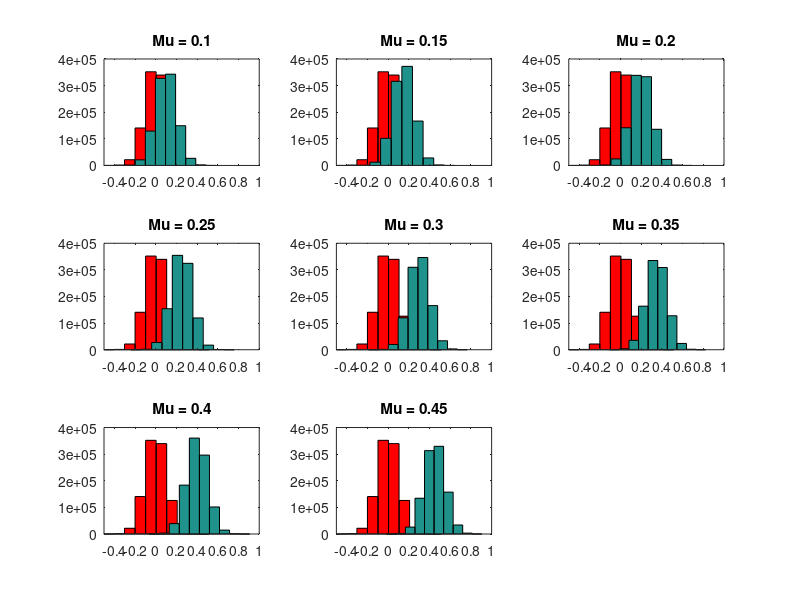

MATLAB code to generate this figure: (Note: this script raises an error after producing the figure.)
mu_sig = [0.1:.05:.45];
std_sig = [0.1*ones(1,length(mu_sig))];
std_noise = [.1];
mu_noise = [0];

offset_shift = [0 .03];
r_noise = zeros(length(mu_noise),length(offset_shift),1000000);    
for ishift = 1:length(offset_shift)
    for idist = 1:length(std_noise)
        r_noise(idist,ishift,:) = normrnd(mu_noise(idist)-offset_shift(ishift),std_noise(idist), [1 1000000]);
    end
end
r_sig = zeros(length(mu_sig),length(offset_shift),1000000);
for ishift = 1:length(offset_shift)
    for idist = 1:length(mu_sig)
        r_sig(idist,ishift,:) = normrnd(mu_sig(idist)-offset_shift(ishift),std_sig(idist), [1 1000000]);
    end
end

col_mat = strvcat('r', 'm');
siz = ceil(sqrt(length(mu_sig)));
for ishift = 1:(length(offset_shift))
    figure;
    for idist_sig = 1:(length(mu_sig))
        subplot(siz,siz,idist_sig)
        hist(squeeze(r_noise(:,ishift,:)))
        h = findobj(gca,'Type','patch');
        set(h,'FaceColor',col_mat(ishift,:))
        hold on
        hist(squeeze(r_sig(idist_sig,ishift,:)))
        xlim([-0.5 1])
        title(['Mu = ' num2str(mu_sig(idist_sig))]);
    end
    if ishift == 1
        suptitle(['Red: Offset shift = -' num2str(offset_shift(ishift))])
    elseif ishift == 2
        suptitle(['Magenta: Offset shift = -' num2str(offset_shift(ishift))])
    end
    pn = fullfile('~/Documents/Figures/Signal_noise_simulations', ['histograms_sig_offset_shift_pt0' num2str(offset_shift(ishift)*100) '.pdf']);
    exportfig_print(gcf, pn, 'FileFormat', 'pdf');
end

crit = [0.1:0.05:0.35];
siz = ceil(sqrt(length(crit)));
hit = zeros(length(mu_sig), length(crit), length(offset_shift));
FAs = zeros(length(crit),length(offset_shift));
thresh = zeros(length(crit),length(offset_shift));
d = zeros(length(mu_sig),length(crit),length(offset_shift));
abs_crit = zeros(length(mu_sig),length(crit),length(offset_shift));
figure;
for ishift = 1:length(offset_shift)
    for icrit = 1:length(crit)   
        FAs(icrit, ishift) = length(find(r_noise(:,ishift,:)>crit(icrit)))./size(r_noise,3);
        for idist_sig = 1:length(mu_sig)
            hit(idist_sig,icrit,ishift) = length(find(r_sig(idist_sig,ishift,:)>crit(icrit)))./size(r_sig,3);
            [d(idist_sig,icrit,ishift) abs_crit(idist_sig,icrit,ishift)] = dprime(hit(idist_sig,icrit,ishift), FAs(icrit,ishift));
        end
        subplot(subplot(siz,siz,icrit))
        plot(mu_sig', squeeze(hit(:,icrit,ishift)), ['o' col_mat(ishift,:)])
        hold on
        ylim([0 1])
        xlim([0 .5])
        [y x] = sort(abs(hit(:,icrit,ishift)-.5));
        m = y(1)+y(2)./(mu_sig(x(1))-mu_sig(x(2)));
        b = y(1)-(m.*mu_sig(x(1)));
        thresh(icrit,ishift) = -(b/m);
        title(['criteria = ' num2str(crit(icrit))]);
    end
end
suptitle(['Red: Offset shift = -' num2str(offset_shift(1)) '  Magenta: Offset shift = -' num2str(offset_shift(2))])
pn = fullfile('~/Documents/Figures/Signal_noise_simulations', ['threshold-by-crit-sig-offset-shift.pdf']);
    exportfig_print(gcf, pn, 'FileFormat', 'pdf');

figure;
for ishift = 1:length(offset_shift)
    subplot(2,2,1)
    scatter(crit, FAs(:,ishift), col_mat(ishift,:))
    hold on
    xlabel('Criterion (% contrast)')
    ylabel('False alarm rate')
    xlim([0 0.4])
    subplot(2,2,2)
    scatter(crit, thresh(:,ishift),col_mat(ishift,:))
    hold on
    xlabel('Criterion (% contrast)')
    ylabel('Threshold')
    xlim([0 0.4])
    ylim([0 0.5])
    subplot(2,2,3)
    for icrit = 1:length(crit)
        diffs = abs(bsxfun(@minus, mu_sig, thresh(icrit,ishift)));
        [val con] = min(diffs);
        scatter(crit(:,icrit), d(con,icrit,ishift),col_mat(ishift,:))
        hold on
    end
    xlabel('Criterion (% contrast)')
    ylabel('dprime at threshold')
    xlim([0 0.4])
    ylim([0 4])
    subplot(2,2,4)
    con = 2;
    for icrit = 1:length(crit)
        scatter(crit(:,icrit), d(con,icrit,ishift),col_mat(ishift,:))
        hold on
    end
    xlabel('Criterion (% contrast)')
    ylabel('dprime at 15% contrast')
    xlim([0 0.4])
    ylim([0 4])
end
suptitle(['Red: Offset shift = -' num2str(offset_shift(1)) '  Magenta: Offset shift = -' num2str(offset_shift(2))])
pn = fullfile('~/Documents/Figures/Signal_noise_simulations', ['criteria-noise-plots-sig-offset-shift.pdf']);
    exportfig_print(gcf, pn, 'FileFormat', 'pdf');

gain_shift = [1 .7];
r_noise = zeros(length(mu_noise),length(gain_shift),1000000);
for ishift = 1:length(gain_shift)
    for idist = 1:length(std_noise)
        r_noise(idist,ishift,:) = normrnd(mu_noise(idist)*gain_shift(ishift),std_noise(idist), [1 1000000]);
    end
end
r_sig = zeros(length(mu_sig),length(gain_shift),1000000);
for ishift = 1:length(gain_shift)
    for idist = 1:length(mu_sig)
        r_sig(idist,ishift,:) = normrnd(mu_sig(idist)*gain_shift(ishift),std_sig(idist), [1 1000000]);
    end
end

col_mat = strvcat('r', 'm');
siz = ceil(sqrt(length(mu_sig)));
for ishift = 1:(length(gain_shift))
    figure;
    for idist_sig = 1:(length(mu_sig))
        subplot(siz,siz,idist_sig)
        hist(squeeze(r_noise(:,ishift,:)))
        h = findobj(gca,'Type','patch');
        set(h,'FaceColor',col_mat(ishift,:))
        hold on
        hist(squeeze(r_sig(idist_sig,ishift,:)))
        xlim([-0.5 1])
        title(['Mu = ' num2str(mu_sig(idist_sig))]);
    end
    if ishift == 1
        suptitle(['Red: Gain shift = x' num2str(gain_shift(ishift))])
    elseif ishift == 2
        suptitle(['Magenta: Gain shift = x' num2str(gain_shift(ishift))])
    end
    pn = fullfile('~/Documents/Figures/Signal_noise_simulations', ['histograms_sig_gain_shift_pt' num2str(gain_shift(ishift)) '.pdf']);
    exportfig_print(gcf, pn, 'FileFormat', 'pdf');
end

crit = [0.1:0.05:0.35];
siz = ceil(sqrt(length(crit)));
hit = zeros(length(mu_sig), length(crit), length(gain_shift));
FAs = zeros(length(crit),length(gain_shift));
thresh = zeros(length(crit),length(gain_shift));
d = zeros(length(mu_sig),length(crit),length(gain_shift));
abs_crit = zeros(length(mu_sig),length(crit),length(gain_shift));
figure;
for ishift = 1:length(gain_shift)
    for icrit = 1:length(crit)   
        FAs(icrit, ishift) = length(find(r_noise(:,ishift,:)>crit(icrit)))./size(r_noise,3);
        for idist_sig = 1:length(mu_sig)
            hit(idist_sig,icrit,ishift) = length(find(r_sig(idist_sig,ishift,:)>crit(icrit)))./size(r_sig,3);
            [d(idist_sig,icrit,ishift) abs_crit(idist_sig,icrit,ishift)] = dprime(hit(idist_sig,icrit,ishift), FAs(icrit,ishift));
        end
        subplot(subplot(siz,siz,icrit))
        plot(mu_sig', squeeze(hit(:,icrit,ishift)), ['o' col_mat(ishift,:)])
        hold on
        ylim([0 1])
        xlim([0 .5])
        [y x] = sort(abs(hit(:,icrit,ishift)-.5));
        m = y(1)+y(2)./(mu_sig(x(1))-mu_sig(x(2)));
        b = y(1)-(m.*mu_sig(x(1)));
        thresh(icrit,ishift) = -(b/m);
        title(['criteria = ' num2str(crit(icrit))]);
    end
end
suptitle(['Red: Gain shift = x' num2str(gain_shift(1)) '  Magenta: Gain shift = x' num2str(gain_shift(2))])
pn = fullfile('~/Documents/Figures/Signal_noise_simulations', ['threshold-by-crit-sig-gain-shift.pdf']);
    exportfig_print(gcf, pn, 'FileFormat', 'pdf');

figure;
for ishift = 1:length(gain_shift)
    subplot(2,2,1)
    scatter(crit, FAs(:,ishift), col_mat(ishift,:))
    hold on
    xlabel('Criterion (% contrast)')
    ylabel('False alarm rate')
    xlim([0 0.4])
    subplot(2,2,2)
    scatter(crit, thresh(:,ishift),col_mat(ishift,:))
    hold on
    xlabel('Criterion (% contrast)')
    ylabel('Threshold')
    xlim([0 0.4])
    ylim([0 0.5])
    subplot(2,2,3)
    for icrit = 1:length(crit)
        diffs = abs(bsxfun(@minus, mu_sig, thresh(icrit,ishift)));
        [val con] = min(diffs);
        scatter(crit(:,icrit), d(con,icrit,ishift),col_mat(ishift,:))
        hold on
    end
    xlabel('Criterion (% contrast)')
    ylabel('dprime at threshold')
    xlim([0 0.4])
    ylim([0 4])
    subplot(2,2,4)
    con = 2;
    for icrit = 1:length(crit)
        scatter(crit(:,icrit), d(con,icrit,ishift),col_mat(ishift,:))
        hold on
    end
    xlabel('Criterion (% contrast)')
    ylabel('dprime at 15% contrast')
    xlim([0 0.4])
    ylim([0 4])
end
suptitle(['Red: Gain shift = x' num2str(gain_shift(1)) '  Magenta: Gain shift = x' num2str(gain_shift(2))])
pn = fullfile('~/Documents/Figures/Signal_noise_simulations', ['criteria-noise-plots-sig-gain-shift.pdf']);
    exportfig_print(gcf, pn, 'FileFormat', 'pdf');
    
        